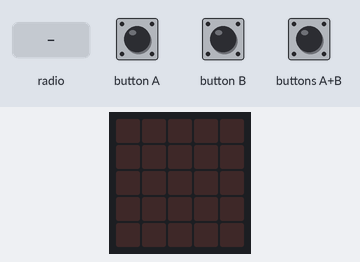
Simulated run of this program. Board: BBC micro:bit (MakeCode). On the bench: the board's 5×5 LED display. Inputs (shaded band) come from the test bench.

Above: at 1.2 s.
1.3 s: radio message "bihotza" arrives
At 2.0 s:
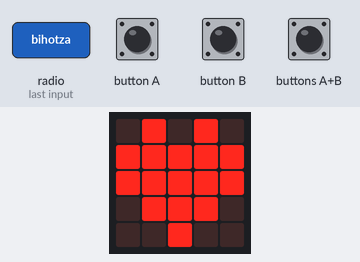
2.8 s: radio message "pozik" arrives
At 3.1 s:
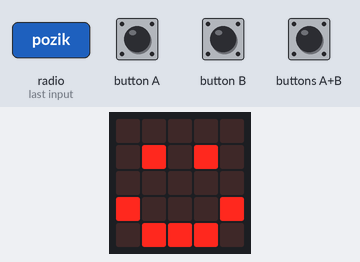
4.3 s: radio message "triste" arrives
At 5.5 s:
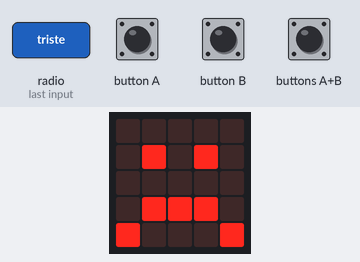
Timing chart, 0 to 7.3 s (numbered marks = the images above; inputs shaded):
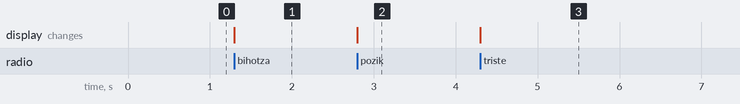

Measured:
- after the input at 1.3 s, the display: changes at once (image 1)
- after the input at 2.8 s, the display: changes at once (image 2)
- after the input at 4.3 s, the display: changes at once (image 3)

The program:

main.ts
```typescript
input.onButtonPressed(Button.A, function () {
    radio.sendString("bihotza")
})
input.onButtonPressed(Button.AB, function () {
    radio.sendString("pozik")
})
radio.onReceivedString(function (receivedString) {
    if ("bihotza" == receivedString) {
        basic.showIcon(IconNames.Heart)
    }
    if ("triste" == receivedString) {
        basic.showIcon(IconNames.Sad)
    }
    if ("pozik" == receivedString) {
        basic.showIcon(IconNames.Happy)
    }
})
input.onButtonPressed(Button.B, function () {
    radio.sendString("triste")
})
radio.setGroup(20)
basic.forever(function () {

})
```

test.ts
```typescript
// aquí va el archivo "tests"; esto no se compilará cuando este paquete se utilice como una extensión.
```
